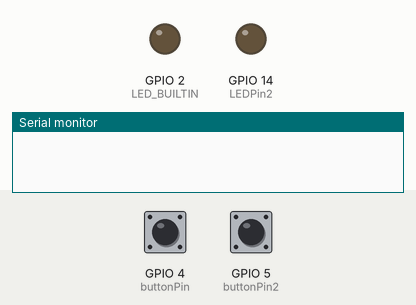
Simulated run of this sketch. Board: ESP8266 (NodeMCU). Parts: output pins drawn as LEDs (lit = HIGH, except the on-board LED, lit = LOW), the last lines printed to the serial monitor. The test bench sets the inputs (shaded band); at power-on: GPIO 4 (buttonPin) LOW, GPIO 5 (buttonPin2) LOW. WiFi joins after 1.5 s; servers stay silent unless stated; the local clock reads 2024-03-15 10:24:30 at power-on unless the sketch sets it.

Above: at 1.2 s.
1.3 s: GPIO 4 (buttonPin) pulled HIGH for 0.15 s
At 2.3 s:
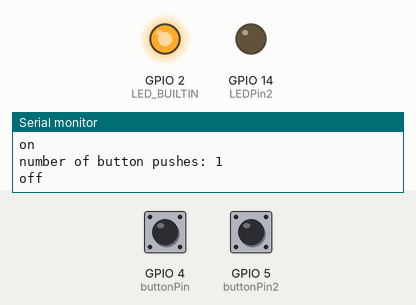
3.2 s: GPIO 5 (buttonPin2) pulled HIGH for 0.15 s
At 4.8 s:
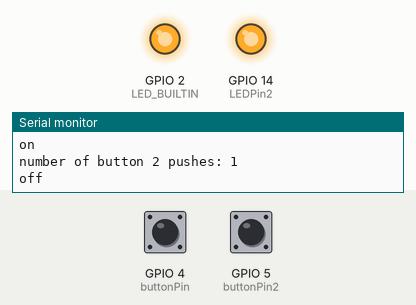
5.1 s: GPIO 4 (buttonPin) pulled HIGH for 1 s
At 6.2 s:
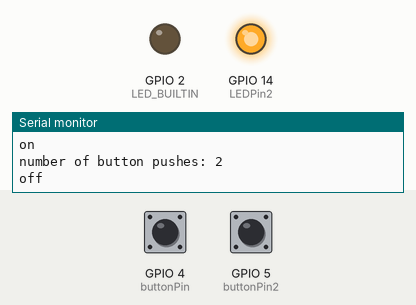
7.6 s: GPIO 4 (buttonPin) pulled HIGH for 3.2 s
At 8.3 s:
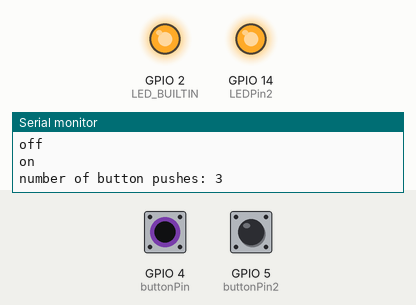
12.3 s: GPIO 5 (buttonPin2) pulled HIGH for 1 s
At 12.9 s:
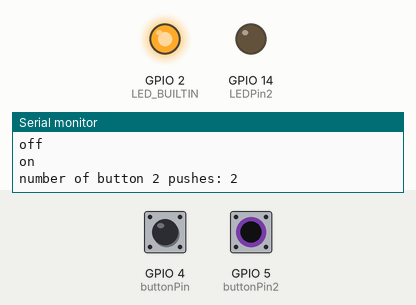
Timing chart, 0 to 15.3 s (numbered marks = the images above; inputs shaded):
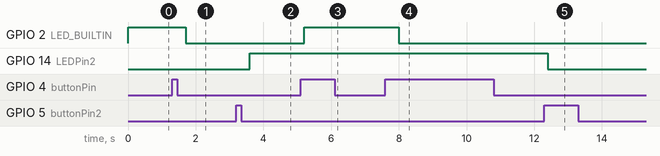

Measured:
- after the input at 1.3 s, GPIO 2 (LED_BUILTIN): HIGH → LOW after 0.40 s
- after the input at 3.2 s, GPIO 14 (LEDPin2): LOW → HIGH after 0.40 s
- after the input at 5.1 s, GPIO 2 (LED_BUILTIN): LOW → HIGH after 0.10 s
- after the input at 7.6 s, GPIO 2 (LED_BUILTIN): HIGH → LOW after 0.40 s
- after the input at 12.3 s, GPIO 14 (LEDPin2): HIGH → LOW after 0.10 s

The sketch:

ESP2866-Telegram-Messenger-Dual-Button.ino
```cpp
#include <ESP8266WiFi.h>
#include <WiFiClientSecure.h>
#include <UniversalTelegramBot.h>
#include <ArduinoJson.h>
#include <stdbool.h>


const char* ssid = "x"; // Replace with your wifi name
const char* password = "x"; // Replace with your wifi password

#define BOTtoken "x"   // Replace with your telegram Bot Token
#define CHAT_ID "x" // Replace with your Chat ID

X509List cert(TELEGRAM_CERTIFICATE_ROOT);
WiFiClientSecure client;
UniversalTelegramBot bot(BOTtoken, client);
bool messageSent = false;
bool ledOn = false;
int buttonPin = 4;
int buttonPushCounter = 0;   // counter for the number of button presses
int buttonState = 0;         // current state of the button
int lastButtonState = 0;     // previous state of the button

int buttonPin2 = 5;
int LEDPin2 = 14;
int buttonPushCounter2 = 0;   // counter for the number of button presses
int buttonState2 = 0;         // current state of the button
int lastButtonState2 = 0;     // previous state of the button
bool messageSent2 = false;
bool ledOn2 = false;

void setup()
{
  pinMode(buttonPin, INPUT);
  pinMode(LEDPin2, OUTPUT);
  pinMode(LED_BUILTIN, OUTPUT);

  Serial.begin(115200);

  configTime(0, 0, "pool.ntp.org");
  client.setTrustAnchors(&cert); // Add root certificate for api.telegram.org

  WiFi.mode(WIFI_STA);
  WiFi.begin(ssid, password);
}


void loop() {
    // read the pushbutton input pin:
  buttonState = digitalRead(buttonPin);

  // compare the buttonState to its previous state
  if (buttonState != lastButtonState) {
    // if the state has changed, increment the counter
    if (buttonState == HIGH) {
      // if the current state is HIGH then the button went from off to on:
      buttonPushCounter++;
      Serial.println("on");
      Serial.print("number of button pushes: ");
      Serial.println(buttonPushCounter);
      if (messageSent == false && ledOn == true) {
        bot.sendMessage(CHAT_ID, "Alert: Adam needs help", "");
        messageSent = true;
      }
    } else {
      // if the current state is LOW then the button went from on to off:
      Serial.println("off");
    }
    // Delay a little bit to avoid bouncing
    delay(100);
  }
  // save the current state as the last state, for next time through the loop
  lastButtonState = buttonState;

  // turns on the LED every second button press by checking whether buttonPushCounter can / 2
  if (buttonPushCounter % 2 == 0) {
    digitalWrite(LED_BUILTIN, HIGH);
    ledOn = true;
  } else {
    digitalWrite(LED_BUILTIN, LOW);
    ledOn = false;
    messageSent = false;
  }

      buttonState2 = digitalRead(buttonPin2);

  // compare the buttonState to its previous state
  if (buttonState2 != lastButtonState2) {
    // if the state has changed, increment the counter
    if (buttonState2 == HIGH) {
      // if the current state is HIGH then the button went from off to on:
      buttonPushCounter2++;
      Serial.println("on");
      Serial.print("number of button 2 pushes: ");
      Serial.println(buttonPushCounter2);
      if (messageSent2 == false && ledOn2 == true) {
        bot.sendMessage(CHAT_ID, "Button2", "");
        messageSent2 = true;
      }
    } else {
      // if the current state is LOW then the button went from on to off:
      Serial.println("off");
    }
    // Delay a little bit to avoid bouncing
    delay(100);
  }
  // save the current state as the last state, for next time through the loop
  lastButtonState2 = buttonState2;

   // turns on the LED every second button press by checking whether buttonPushCounter can / 2
  if (buttonPushCounter2 % 2 == 0) {
    digitalWrite(LEDPin2, LOW);
    ledOn2 = true;
  } else {
    digitalWrite(LEDPin2, HIGH);
    ledOn2 = false;
    messageSent2 = false;
  }

}
```
